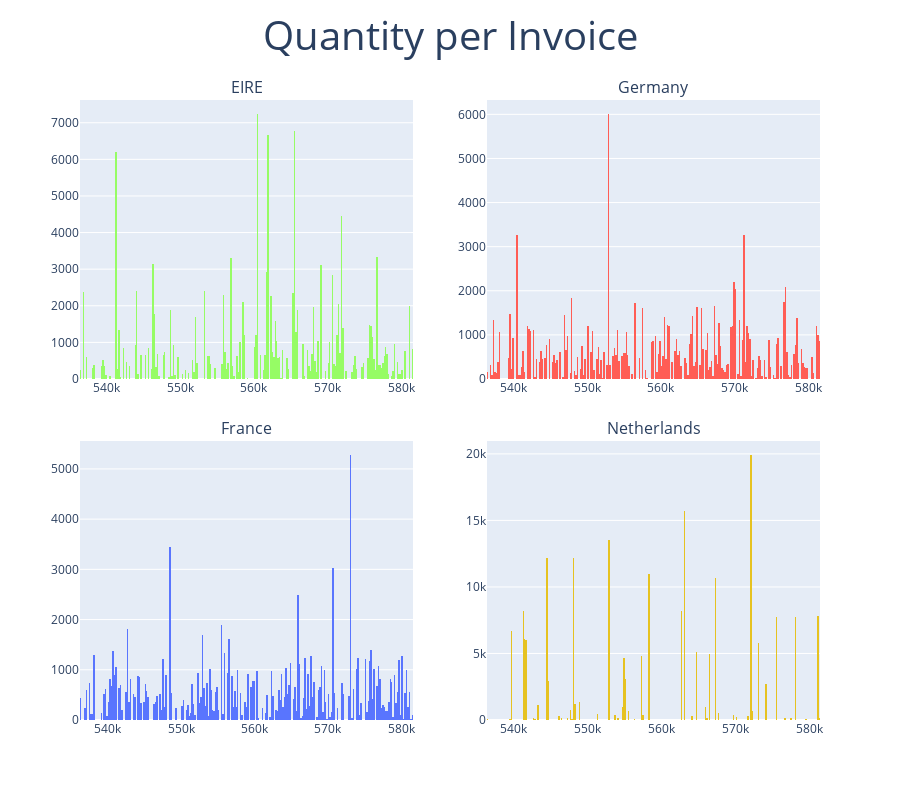

The notebook cell this image was saved under:
### Code cell
from plotly.subplots import make_subplots    

colors =['#96FC65','#FF5D55','#5975FE','#E6C220']

# Inicializamos los subplots

fig_subplots = make_subplots(rows=2, cols=2,
                            subplot_titles=countries,
                            vertical_spacing=0.1)

# Recorremos la lista de df's

for index, df in enumerate(lst_data):
    fila = (index)//2 + 1       # Para asignar correctamente filas y columnas
    columna = (index) % 2 + 1
    fig = px.histogram(df,x=df.index,y='Quantity',nbins=df.shape[0],color_discrete_sequence=[colors[index]])
    for point in fig['data']:   # Tenemos que dibujar cada punto de fig en cada subplot
        fig_subplots.add_trace(point, row=fila , col=columna)

fig_subplots.update_layout(height=800,title={'text': 'Quantity per Invoice','x':0.5,'font': {'size': 40}}) # Ajustamos tamaño y ponemos título
fig_subplots.show() # mostramos

### Figure 1 — Plotly figure (JSON) as saved in the notebook; plotly's stock layout.template omitted (floating-point values rounded to 4 significant figures; data arrays with more than 128 entries replaced by an {"elided": "..."} marker saying what was removed)
{"data": [{"alignmentgroup": "True", "bingroup": "x", "histfunc": "sum", "hovertemplate": "InvoiceNo=%{x}<br>sum of Quantity=%{y}<extra></extra>", "legendgroup": "", "marker": {"color": "#96FC65", "pattern": {"shape": ""}}, "name": "", "nbinsx": 256, "offsetgroup": "", "orientation": "v", "showlegend": false, "type": "histogram", "x": {"elided": "256 int values"}, "xaxis": "x", "y": {"elided": "256 int values"}, "yaxis": "y"}, {"alignmentgroup": "True", "bingroup": "x", "histfunc": "sum", "hovertemplate": "InvoiceNo=%{x}<br>sum of Quantity=%{y}<extra></extra>", "legendgroup": "", "marker": {"color": "#FF5D55", "pattern": {"shape": ""}}, "name": "", "nbinsx": 443, "offsetgroup": "", "orientation": "v", "showlegend": false, "type": "histogram", "x": {"elided": "443 int values"}, "xaxis": "x2", "y": {"elided": "443 int values"}, "yaxis": "y2"}, {"alignmentgroup": "True", "bingroup": "x", "histfunc": "sum", "hovertemplate": "InvoiceNo=%{x}<br>sum of Quantity=%{y}<extra></extra>", "legendgroup": "", "marker": {"color": "#5975FE", "pattern": {"shape": ""}}, "name": "", "nbinsx": 379, "offsetgroup": "", "orientation": "v", "showlegend": false, "type": "histogram", "x": {"elided": "379 int values"}, "xaxis": "x3", "y": {"elided": "379 int values"}, "yaxis": "y3"}, {"alignmentgroup": "True", "bingroup": "x", "histfunc": "sum", "hovertemplate": "InvoiceNo=%{x}<br>sum of Quantity=%{y}<extra></extra>", "legendgroup": "", "marker": {"color": "#E6C220", "pattern": {"shape": ""}}, "name": "", "nbinsx": 93, "offsetgroup": "", "orientation": "v", "showlegend": false, "type": "histogram", "x": [536403, 539491, 539731, 541206, 541570, 541608, 541711, 542720, 542894, 543387, 544479, 544480, 544672, 546027, 546433, 547365, 547796, 547825, 548010, 548011, 548211, 548969, 548970, 551345, 552845, 552846, 552882, 552883, 552885, 553682, 554038, 554642, 554827, 555003, 555106, 555160, 555164, 555407, 555589, 556235, 557263, 557328, 557525, 558262, 558263, 558311, 560710, 562789, 562790, 563076, 563165, 564169, 564650, 564652, 565967, 565975, 566173, 566557, 567280, 567290, 567795, 569665, 569719, 569720, 570191, 571697, 572035, 572051, 572052, 572123, 572233, 572236, 573002, 573003, 573004, 574056, 574058, 574059, 575508, 575510, 575709, 576664, 577326, 577474, 578034, 578082, 578140, 578141, 578143, 579528, 581175, 581176, 581338], "xaxis": "x4", "y": [96, 45, 6668, 8210, 6072, 288, 5730, 116, 111, 1116, 8174, 4034, 2940, 275, 151, 169, 722, 103, 1070, 11116, 1208, 636, 700, 426, 200, 72, 924, 12266, 72, 408, 126, 960, 4664, 64, 164, 1038, 1836, 328, 312, 84, 4718, 61, 350, 8998, 424, 1588, 9, 7807, 375, 14730, 992, 288, 4628, 480, 1012, 1, 144, 4951, 6932, 3717, 545, 3, 332, 15, 211, 269, 13392, 3020, 1728, 1780, 660, 29, 3069, 2400, 300, 2454, 216, 62, 6712, 1040, 32, 146, 32, 152, 372, 136, 5760, 200, 1284, 50, 7366, 452, 140], "yaxis": "y4"}], "layout": {"annotations": [{"font": {"size": 16}, "showarrow": false, "text": "EIRE", "x": 0.225, "xanchor": "center", "xref": "paper", "y": 1, "yanchor": "bottom", "yref": "paper"}, {"font": {"size": 16}, "showarrow": false, "text": "Germany", "x": 0.775, "xanchor": "center", "xref": "paper", "y": 1, "yanchor": "bottom", "yref": "paper"}, {"font": {"size": 16}, "showarrow": false, "text": "France", "x": 0.225, "xanchor": "center", "xref": "paper", "y": 0.45, "yanchor": "bottom", "yref": "paper"}, {"font": {"size": 16}, "showarrow": false, "text": "Netherlands", "x": 0.775, "xanchor": "center", "xref": "paper", "y": 0.45, "yanchor": "bottom", "yref": "paper"}], "height": 800, "title": {"font": {"size": 40}, "text": "Quantity per Invoice", "x": 0.5}, "xaxis": {"anchor": "y", "domain": [0, 0.45]}, "xaxis2": {"anchor": "y2", "domain": [0.55, 1]}, "xaxis3": {"anchor": "y3", "domain": [0, 0.45]}, "xaxis4": {"anchor": "y4", "domain": [0.55, 1]}, "yaxis": {"anchor": "x", "domain": [0.55, 1]}, "yaxis2": {"anchor": "x2", "domain": [0.55, 1]}, "yaxis3": {"anchor": "x3", "domain": [0, 0.45]}, "yaxis4": {"anchor": "x4", "domain": [0, 0.45]}}}
